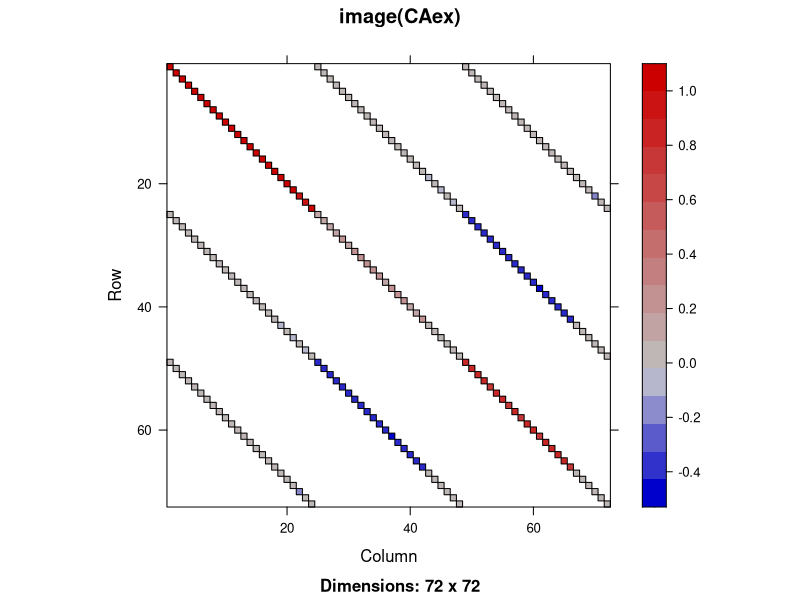

R code for this plot:
## ---- chunk 1
library(knitr)
opts_chunk$set(
engine='R',dev='pdf',fig.width=7,fig.height=4,strip.white=TRUE,tidy=FALSE
)
## ---- chunk 2
options(width=75)
library(utils) # for R_DEFAULT_PACKAGES=NULL
## ---- chunk 3
library(Matrix)
library(ggplot2)

M <- Matrix(10 + 1:28, 4, 7)
M
tM <- t(M)
## ---- chunk 4
(M2 <- cbind(-1, M))
M[2, 1]
M[4, ]
## ---- chunk 5
M2[, c(2,4:6)] <- 0
M2[2, ] <- 0
M2 <- rbind(0, M2, 0)
M2[1:2,2] <- M2[3,4:5] <- NA
## ---- chunk 6
sM <- as(M2, "sparseMatrix")
10 * sM
identical(sM * 2, sM + sM)
is(sM / 10  +  M2 %/% 2, "sparseMatrix")
## ---- chunk 7
sM + 10
## ---- chunk 8
Mg2 <- (sM > 2)
Mg2
## ---- chunk 9
str(Mg2)
summary(Mg2)
## ---- chunk 10
Mg2 <- drop0(Mg2)
str(Mg2@x) # length 13, was 16
## ---- chunk 11
data(CAex, package = "Matrix")
print(image(CAex, main = "image(CAex)")) # print(.) needed for Sweave
## ---- chunk 12
sM[sM > 2]
sml <- sM[sM <= 2]
sml
## ---- chunk 13
getClass("TsparseMatrix") # (i,j, Dim, Dimnames) slots are common to all
getClass("dgTMatrix")
## ---- chunk 14
toLatex(sessionInfo())
